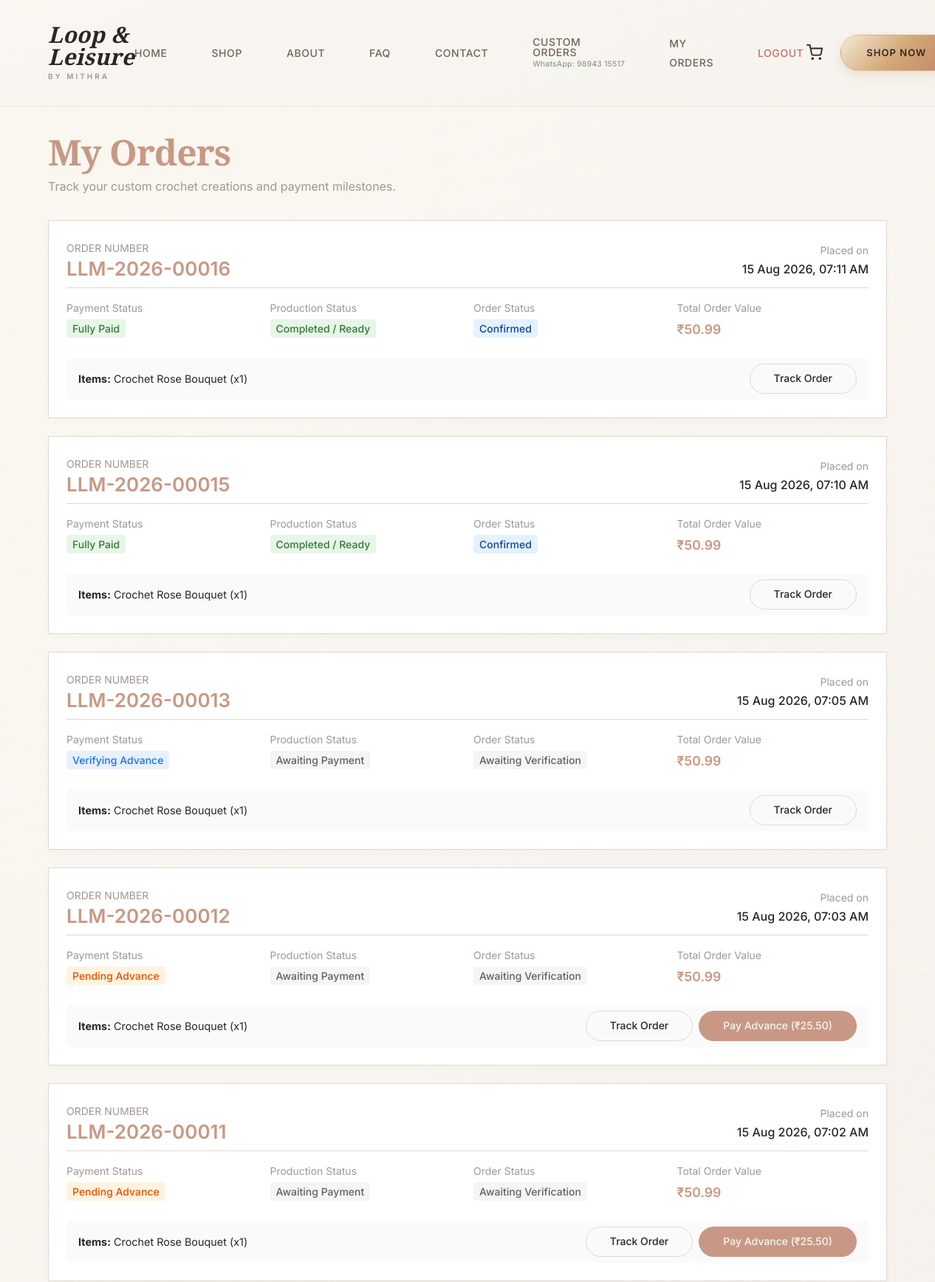
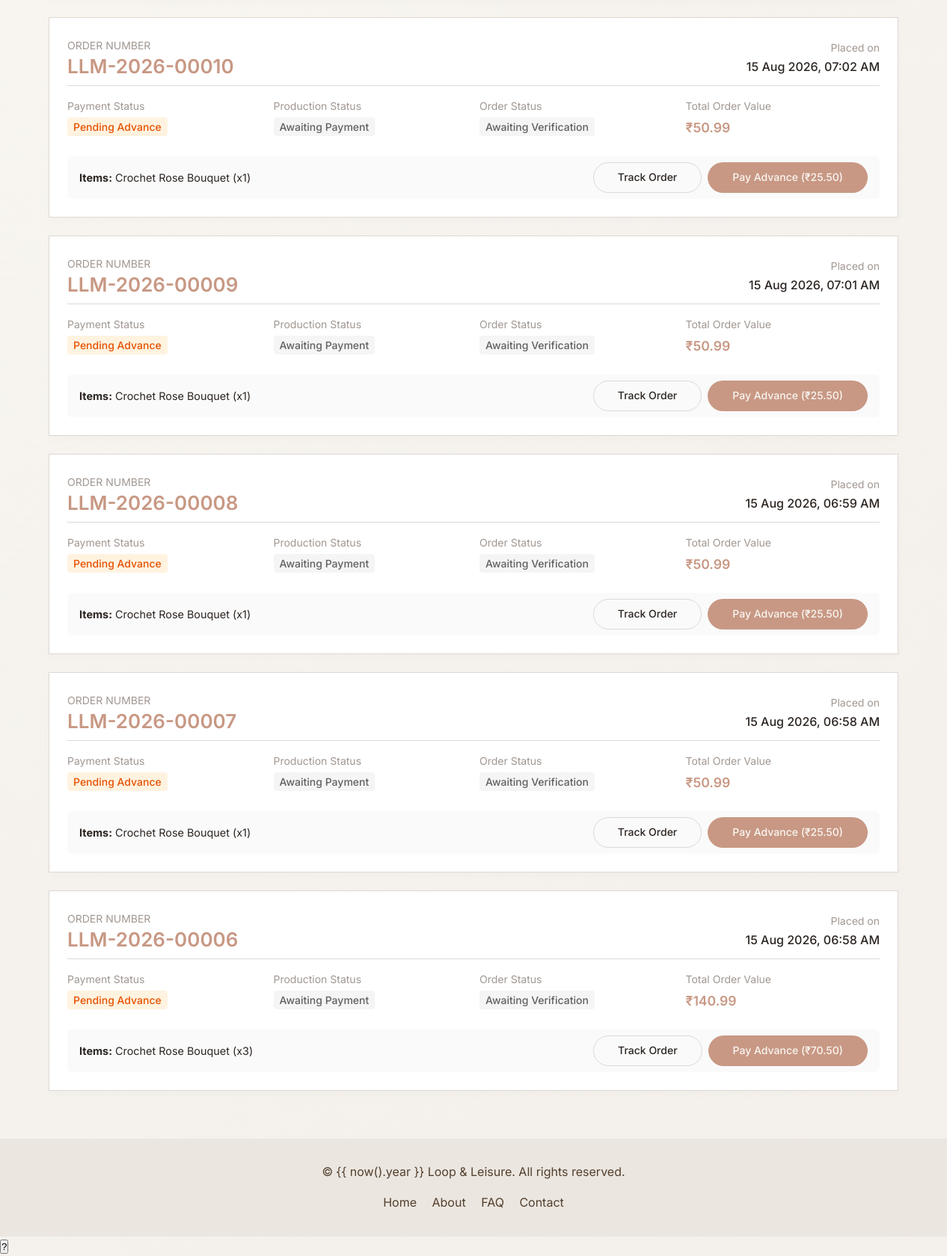
/my-orders (signed in), run on the app's committed database (2 pictures, top to bottom).
### app/database/models/order.py (models this page shows, shortened)
class Order(db.Model):
    __tablename__ = 'orders'
    id = db.Column(db.Integer, primary_key=True)
    order_number = db.Column(db.String(20), unique=True, nullable=False, index=True)
    customer_id = db.Column(db.Integer, db.ForeignKey('customers.id'), nullable=False)
    address_id = db.Column(db.Integer, db.ForeignKey('addresses.id'), nullable=False)
    subtotal = db.Column(db.Float, nullable=False)
    shipping_charge = db.Column(db.Float, default=0.0)
    advance_amount = db.Column(db.Float, nullable=False)
    remaining_amount = db.Column(db.Float, nullable=False)
    total_amount = db.Column(db.Float, nullable=False)
    payment_status = db.Column(db.String(20), default='Pending', index=True)
    production_status = db.Column(db.String(20), default='Not Started', index=True)
    order_status = db.Column(db.String(20), default='Pending', index=True)
    created_at = db.Column(db.DateTime, default=datetime.utcnow)
    courier_name = db.Column(db.String(100))
    tracking_number = db.Column(db.String(100))
    dispatch_date = db.Column(db.DateTime)
    customer = db.relationship('Customer', back_populates='orders')
    address = db.relationship('Address')
    items = db.relationship('OrderItem', back_populates='order',
                            cascade='all, delete-orphan')
    payments = db.relationship('Payment', back_populates='order',
                               cascade='all, delete-orphan')
    PAYMENT_STATUSES = ('Pending', 'Advance Paid', 'Fully Paid')
    PRODUCTION_STATUSES = ('Not Started', 'Started', 'Completed')
    ORDER_STATUSES = ('Pending', 'Confirmed', 'Dispatched', 'Delivered', 'Cancelled')

class OrderItem(db.Model):
    __tablename__ = 'order_items'
    id = db.Column(db.Integer, primary_key=True)
    order_id = db.Column(db.Integer, db.ForeignKey('orders.id'), nullable=False)
    product_id = db.Column(db.Integer, db.ForeignKey('products.id'), nullable=False)
    quantity = db.Column(db.Integer, nullable=False)
    price = db.Column(db.Float, nullable=False)
    order = db.relationship('Order', back_populates='items')
    product = db.relationship('Product')

### app/database/models/product.py (models this page shows, shortened)
class Product(db.Model):
    __tablename__ = 'products'
    id = db.Column(db.Integer, primary_key=True)
    name = db.Column(db.String(200), nullable=False)
    slug = db.Column(db.String(200), unique=True, nullable=False, index=True)
    description = db.Column(db.Text)
    category = db.Column(db.String(100), nullable=False, index=True)
    price = db.Column(db.Float, nullable=False)
    advance_percentage = db.Column(db.Integer, default=50)
    stock_status = db.Column(db.String(20), default='available')
    is_featured = db.Column(db.Boolean, default=False)
    created_at = db.Column(db.DateTime, default=datetime.utcnow)
    images = db.relationship('ProductImage', back_populates='product',
                             cascade='all, delete-orphan')
    reviews = db.relationship('Review', back_populates='product',
                              cascade='all, delete-orphan')

### app/customer/routes.py (the view)
@customer_bp.route('/my-orders')
@login_required
def my_orders():
    from app.database.models import Order
    customer = _get_current_customer()
    orders = Order.query.filter_by(customer_id=customer.id).order_by(Order.created_at.desc()).all()
    return render_template('customer/my_orders.html', orders=orders)

### app/templates/customer/my_orders.html (shortened to what this page needs)
{% extends 'layouts/base.html' %}
{% block content %}
    {% include 'partials/navbar.html' %}
    <main class="section" style="padding-top: var(--spacing-xl); min-height: 75vh; background-color: var(--color-background);">
        <div class="container">
            <div style="margin-bottom: var(--spacing-xl);">
                <h1 style="font-family: var(--font-family-logo); font-size: var(--text-h1); color: var(--color-primary); margin-bottom: var(--spacing-xs);">My Orders</h1>
                <p style="color: var(--color-text-muted);">Track your custom crochet creations and payment milestones.</p>
            </div>
            {% if not orders %}
                <div class="card text-center" style="padding: var(--spacing-xl); border: 1px solid var(--color-border); border-radius: var(--radius-md);">
                    <p style="color: var(--color-text-muted); font-size: var(--text-body); margin-bottom: var(--spacing-md);">You haven't placed any orders yet.</p>
                    <a href="/shop" class="btn btn-primary" style="display: inline-block;">Browse Collection</a>
                </div>
            {% else %}
                <div style="display: flex; flex-direction: column; gap: var(--spacing-lg);">
                    {% for order in orders %}
                        <div class="card" style="padding: var(--spacing-lg); border: 1px solid var(--color-border); border-radius: var(--radius-md); background: #fff; box-shadow: 0 4px 12px rgba(0,0,0,0.02);">
                            <div style="display: flex; flex-wrap: wrap; justify-content: space-between; align-items: center; border-bottom: 1px solid var(--color-border); padding-bottom: var(--spacing-sm); margin-bottom: var(--spacing-md); gap: var(--spacing-sm);">
                                <div>
                                    <span style="color: var(--color-text-muted); font-size: var(--text-caption); text-transform: uppercase;">Order Number</span>
                                    <h3 style="font-family: var(--font-family-serif); font-size: var(--text-h3); color: var(--color-primary); margin: 0;">{{ order.order_number }}</h3>
                                </div>
                                <div style="text-align: right;">
                                    <span style="color: var(--color-text-muted); font-size: var(--text-caption);">Placed on</span>
                                    <div style="font-weight: var(--fw-medium);">{{ order.created_at.strftime('%d %b %Y, %I:%M %p') }}</div>
                                </div>
                            </div>
                            <div style="display: grid; grid-template-columns: repeat(auto-fit, minmax(180px, 1fr)); gap: var(--spacing-md); margin-bottom: var(--spacing-lg);">
                                <div>
                                    <span style="color: var(--color-text-muted); font-size: var(--text-caption); display: block; margin-bottom: 4px;">Payment Status</span>
                                    {% if order.payment_status == 'Pending' %}
                                        <span style="background: #fff3e0; color: #e65100; padding: 4px 8px; border-radius: 4px; font-size: var(--text-caption); font-weight: var(--fw-medium);">Pending Advance</span>
                                    {% elif order.payment_status == 'Pending Verification' %}
                                        <span style="background: #e8f0fe; color: #1a73e8; padding: 4px 8px; border-radius: 4px; font-size: var(--text-caption); font-weight: var(--fw-medium);">Verifying Advance</span>
                                    {% elif order.payment_status == 'Advance Paid' %}
                                        <span style="background: #e8f5e9; color: #2e7d32; padding: 4px 8px; border-radius: 4px; font-size: var(--text-caption); font-weight: var(--fw-medium);">Advance Paid (50%)</span>
                                    {% elif order.payment_status == 'Remaining Pending' %}
                                        <span style="background: #fff3e0; color: #e65100; padding: 4px 8px; border-radius: 4px; font-size: var(--text-caption); font-weight: var(--fw-medium);">Pending Final (50%)</span>
                                    {% elif order.payment_status == 'Remaining Pending Verification' %}
                                        <span style="background: #e8f0fe; color: #1a73e8; padding: 4px 8px; border-radius: 4px; font-size: var(--text-caption); font-weight: var(--fw-medium);">Verifying Final</span>
                                    {% elif order.payment_status == 'Fully Paid' %}
                                        <span style="background: #e8f5e9; color: #2e7d32; padding: 4px 8px; border-radius: 4px; font-size: var(--text-caption); font-weight: var(--fw-medium);">Fully Paid</span>
                                    {% elif order.payment_status == 'Rejected' %}
                                        <span style="background: #ffebee; color: #c62828; padding: 4px 8px; border-radius: 4px; font-size: var(--text-caption); font-weight: var(--fw-medium);">Payment Rejected</span>
                                    {% else %}
                                        <span style="background: #eee; color: #555; padding: 4px 8px; border-radius: 4px; font-size: var(--text-caption); font-weight: var(--fw-medium);">{{ order.payment_status }}</span>
                                    {% endif %}
                                </div>
                                <div>
                                    <span style="color: var(--color-text-muted); font-size: var(--text-caption); display: block; margin-bottom: 4px;">Production Status</span>
                                    {% if order.production_status == 'Not Started' %}
                                        <span style="background: #f5f5f5; color: #616161; padding: 4px 8px; border-radius: 4px; font-size: var(--text-caption); font-weight: var(--fw-medium);">Awaiting Payment</span>
                                    {% elif order.production_status == 'Started' %}
                                        <span style="background: #e8f0fe; color: #1a73e8; padding: 4px 8px; border-radius: 4px; font-size: var(--text-caption); font-weight: var(--fw-medium);">Crocheting Started</span>
                                    {% elif order.production_status == 'Completed' %}
                                        <span style="background: #e8f5e9; color: #2e7d32; padding: 4px 8px; border-radius: 4px; font-size: var(--text-caption); font-weight: var(--fw-medium);">Completed / Ready</span>
                                    {% else %}
                                        <span style="background: #eee; color: #555; padding: 4px 8px; border-radius: 4px; font-size: var(--text-caption); font-weight: var(--fw-medium);">{{ order.production_status }}</span>
                                    {% endif %}
                                </div>
                                <div>
                                    <span style="color: var(--color-text-muted); font-size: var(--text-caption); display: block; margin-bottom: 4px;">Order Status</span>
                                    {% if order.order_status == 'Pending' %}
                                        <span style="background: #f5f5f5; color: #616161; padding: 4px 8px; border-radius: 4px; font-size: var(--text-caption); font-weight: var(--fw-medium);">Awaiting Verification</span>
                                    {% elif order.order_status == 'Confirmed' %}
                                        <span style="background: #e3f2fd; color: #0d47a1; padding: 4px 8px; border-radius: 4px; font-size: var(--text-caption); font-weight: var(--fw-medium);">Confirmed</span>
                                    {% elif order.order_status == 'Dispatched' %}
                                        <span style="background: #e0f7fa; color: #006064; padding: 4px 8px; border-radius: 4px; font-size: var(--text-caption); font-weight: var(--fw-medium);">Dispatched</span>
                                    {% elif order.order_status == 'Delivered' %}
                                        <span style="background: #e8f5e9; color: #2e7d32; padding: 4px 8px; border-radius: 4px; font-size: var(--text-caption); font-weight: var(--fw-medium);">Delivered</span>
                                    {% elif order.order_status == 'Cancelled' %}
                                        <span style="background: #ffebee; color: #c62828; padding: 4px 8px; border-radius: 4px; font-size: var(--text-caption); font-weight: var(--fw-medium);">Cancelled</span>
                                    {% endif %}
                                </div>
                                <div>
                                    <span style="color: var(--color-text-muted); font-size: var(--text-caption); display: block; margin-bottom: 4px;">Total Order Value</span>
                                    <span style="font-weight: var(--fw-semibold); font-size: 1.1rem; color: var(--color-primary);">&#8377;{{ '%.2f' % order.total_amount }}</span>
                                </div>
                            </div>
                            <div style="display: flex; flex-wrap: wrap; justify-content: space-between; align-items: center; gap: var(--spacing-md); background: #fafafa; padding: var(--spacing-sm) var(--spacing-md); border-radius: 6px;">
                                <div style="font-size: 0.9rem; color: var(--color-text);">
                                    <strong>Items:</strong>
                                    {% for item in order.items %}
                                        {{ item.product.name }} (x{{ item.quantity }}){% if not loop.last %}, {% endif %}
                                    {% endfor %}
                                </div>
                                <div style="display: flex; gap: var(--spacing-sm); flex-wrap: wrap;">
                                    <a href="{{ url_for('customer.order_detail', order_number=order.order_number) }}" class="btn btn-secondary btn-sm">Track Order</a>
                                    {% if order.payment_status in ('Pending', 'Rejected') %}
                                        <a href="{{ url_for('customer.payment', order_number=order.order_number) }}" class="btn btn-primary btn-sm">Pay Advance (&#8377;{{ '%.2f' % order.advance_amount }})</a>
                                    {% elif order.payment_status == 'Remaining Pending' %}
                                        <a href="{{ url_for('customer.payment', order_number=order.order_number) }}" class="btn btn-primary btn-sm" style="background-color: var(--color-accent-gold); border-color: var(--color-accent-gold);">Pay Remaining (&#8377;{{ '%.2f' % order.remaining_amount }})</a>
                                    {% endif %}
                                </div>
                            </div>
                        </div>
                    {% endfor %}
                </div>
            {% endif %}
        </div>
    </main>
    {% include 'partials/footer.html' ignore missing %}
{% endblock %}

### data on the page
Order: order_number "LLM-2026-00016", created_at "15 Aug 2026, 07:11 AM", payment_status "Fully Paid", production_status "Completed / Ready", order_status "Confirmed", total_amount "50.99"
OrderItem: product.name "Crochet Rose Bouquet", quantity "1"
Order: order_number "LLM-2026-00015", created_at "15 Aug 2026, 07:10 AM", payment_status "Fully Paid", production_status "Completed / Ready", order_status "Confirmed", total_amount "50.99"
OrderItem: product.name "Crochet Rose Bouquet", quantity "1"
Order: order_number "LLM-2026-00013", created_at "15 Aug 2026, 07:05 AM", shows "Verifying Advance", production_status "Awaiting Payment", order_status "Awaiting Verification", total_amount "50.99"
OrderItem: product.name "Crochet Rose Bouquet", quantity "1"
Order: order_number "LLM-2026-00012", created_at "15 Aug 2026, 07:03 AM", payment_status "Pending Advance", production_status "Awaiting Payment", order_status "Awaiting Verification", total_amount "50.99", advance_amount "25.50"
OrderItem: product.name "Crochet Rose Bouquet", quantity "1"
Order: order_number "LLM-2026-00011", created_at "15 Aug 2026, 07:02 AM", payment_status "Pending Advance", production_status "Awaiting Payment", order_status "Awaiting Verification", total_amount "50.99", advance_amount "25.50"
OrderItem: product.name "Crochet Rose Bouquet", quantity "1"
Order: order_number "LLM-2026-00010", created_at "15 Aug 2026, 07:02 AM", payment_status "Pending Advance", production_status "Awaiting Payment", order_status "Awaiting Verification", total_amount "50.99", advance_amount "25.50"
OrderItem: product.name "Crochet Rose Bouquet", quantity "1"
Order: order_number "LLM-2026-00009", created_at "15 Aug 2026, 07:01 AM", payment_status "Pending Advance", production_status "Awaiting Payment", order_status "Awaiting Verification", total_amount "50.99", advance_amount "25.50"
OrderItem: product.name "Crochet Rose Bouquet", quantity "1"
Order: order_number "LLM-2026-00008", created_at "15 Aug 2026, 06:59 AM", payment_status "Pending Advance", production_status "Awaiting Payment", order_status "Awaiting Verification", total_amount "50.99", advance_amount "25.50"
OrderItem: product.name "Crochet Rose Bouquet", quantity "1"
Order: order_number "LLM-2026-00007", created_at "15 Aug 2026, 06:58 AM", payment_status "Pending Advance", production_status "Awaiting Payment", order_status "Awaiting Verification", total_amount "50.99", advance_amount "25.50"
OrderItem: product.name "Crochet Rose Bouquet", quantity "1"
Order: order_number "LLM-2026-00006", created_at "15 Aug 2026, 06:58 AM", payment_status "Pending Advance", production_status "Awaiting Payment", order_status "Awaiting Verification", total_amount "140.99", advance_amount "70.50"
OrderItem: product.name "Crochet Rose Bouquet", quantity "3"
